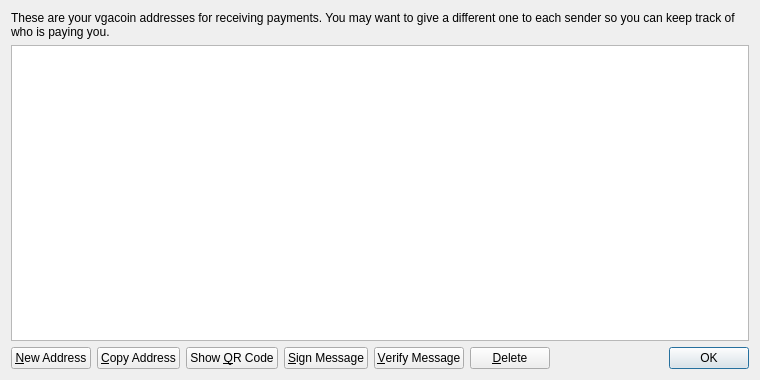
<?xml version="1.0" encoding="UTF-8"?>
<ui version="4.0">
 <class>AddressBookPage</class>
 <widget class="QWidget" name="AddressBookPage">
  <property name="geometry">
   <rect>
    <x>0</x>
    <y>0</y>
    <width>760</width>
    <height>380</height>
   </rect>
  </property>
  <property name="windowTitle">
   <string>Address Book</string>
  </property>
  <layout class="QVBoxLayout" name="verticalLayout">
   <item>
    <widget class="QLabel" name="labelExplanation">
     <property name="text">
      <string>These are your vgacoin addresses for receiving payments. You may want to give a different one to each sender so you can keep track of who is paying you.</string>
     </property>
     <property name="textFormat">
      <enum>Qt::PlainText</enum>
     </property>
     <property name="wordWrap">
      <bool>true</bool>
     </property>
    </widget>
   </item>
   <item>
    <widget class="QTableView" name="tableView">
     <property name="contextMenuPolicy">
      <enum>Qt::CustomContextMenu</enum>
     </property>
     <property name="toolTip">
      <string>Double-click to edit address or label</string>
     </property>
     <property name="tabKeyNavigation">
      <bool>false</bool>
     </property>
     <property name="alternatingRowColors">
      <bool>true</bool>
     </property>
     <property name="selectionMode">
      <enum>QAbstractItemView::SingleSelection</enum>
     </property>
     <property name="selectionBehavior">
      <enum>QAbstractItemView::SelectRows</enum>
     </property>
     <property name="sortingEnabled">
      <bool>true</bool>
     </property>
     <attribute name="verticalHeaderVisible">
      <bool>false</bool>
     </attribute>
    </widget>
   </item>
   <item>
    <layout class="QHBoxLayout" name="horizontalLayout">
     <item>
      <widget class="QPushButton" name="newAddressButton">
       <property name="toolTip">
        <string>Create a new address</string>
       </property>
       <property name="text">
        <string>&amp;New Address</string>
       </property>
       <property name="icon">
        <iconset resource="../bitcoin.qrc">
         <normaloff>:/icons/add</normaloff>:/icons/add</iconset>
       </property>
      </widget>
     </item>
     <item>
      <widget class="QPushButton" name="copyToClipboard">
       <property name="toolTip">
        <string>Copy the currently selected address to the system clipboard</string>
       </property>
       <property name="text">
        <string>&amp;Copy Address</string>
       </property>
       <property name="icon">
        <iconset resource="../bitcoin.qrc">
         <normaloff>:/icons/editcopy</normaloff>:/icons/editcopy</iconset>
       </property>
      </widget>
     </item>
     <item>
      <widget class="QPushButton" name="showQRCode">
       <property name="text">
        <string>Show &amp;QR Code</string>
       </property>
       <property name="icon">
        <iconset resource="../bitcoin.qrc">
         <normaloff>:/icons/qrcode</normaloff>:/icons/qrcode</iconset>
       </property>
      </widget>
     </item>
     <item>
      <widget class="QPushButton" name="signMessage">
       <property name="toolTip">
        <string>Sign a message to prove you own a Bitcoin address</string>
       </property>
       <property name="text">
        <string>&amp;Sign Message</string>
       </property>
       <property name="icon">
        <iconset resource="../bitcoin.qrc">
         <normaloff>:/icons/edit</normaloff>:/icons/edit</iconset>
       </property>
      </widget>
     </item>
     <item>
      <widget class="QPushButton" name="verifyMessage">
       <property name="toolTip">
        <string>Verify a message to ensure it was signed with a specified Bitcoin address</string>
       </property>
       <property name="text">
        <string>&amp;Verify Message</string>
       </property>
       <property name="icon">
        <iconset resource="../bitcoin.qrc">
         <normaloff>:/icons/transaction_0</normaloff>:/icons/transaction_0</iconset>
       </property>
      </widget>
     </item>
     <item>
      <widget class="QPushButton" name="deleteButton">
       <property name="toolTip">
        <string>Delete the currently selected address from the list. Only sending addresses can be deleted.</string>
       </property>
       <property name="text">
        <string>&amp;Delete</string>
       </property>
       <property name="icon">
        <iconset resource="../bitcoin.qrc">
         <normaloff>:/icons/remove</normaloff>:/icons/remove</iconset>
       </property>
      </widget>
     </item>
     <item>
      <spacer name="horizontalSpacer">
       <property name="orientation">
        <enum>Qt::Horizontal</enum>
       </property>
       <property name="sizeHint" stdset="0">
        <size>
         <width>40</width>
         <height>20</height>
        </size>
       </property>
      </spacer>
     </item>
     <item>
      <widget class="QDialogButtonBox" name="buttonBox">
       <property name="sizePolicy">
        <sizepolicy hsizetype="Maximum" vsizetype="Fixed">
         <horstretch>0</horstretch>
         <verstretch>0</verstretch>
        </sizepolicy>
       </property>
       <property name="standardButtons">
        <set>QDialogButtonBox::Ok</set>
       </property>
      </widget>
     </item>
    </layout>
   </item>
  </layout>
 </widget>
 <resources>
  <include location="../bitcoin.qrc"/>
 </resources>
 <connections/>
</ui>
